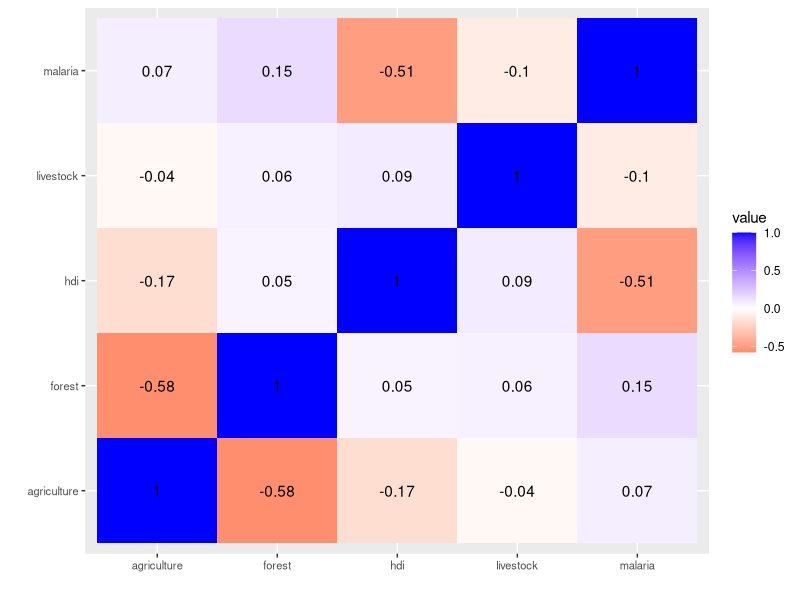
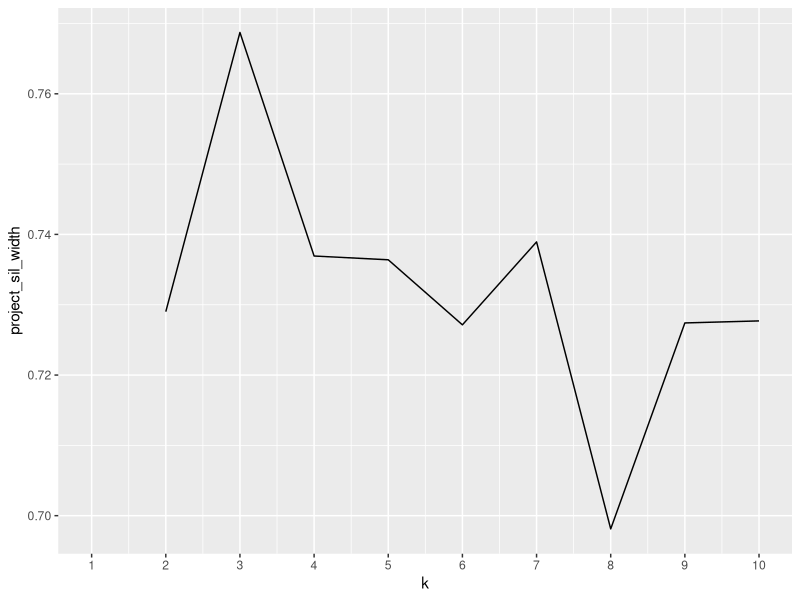
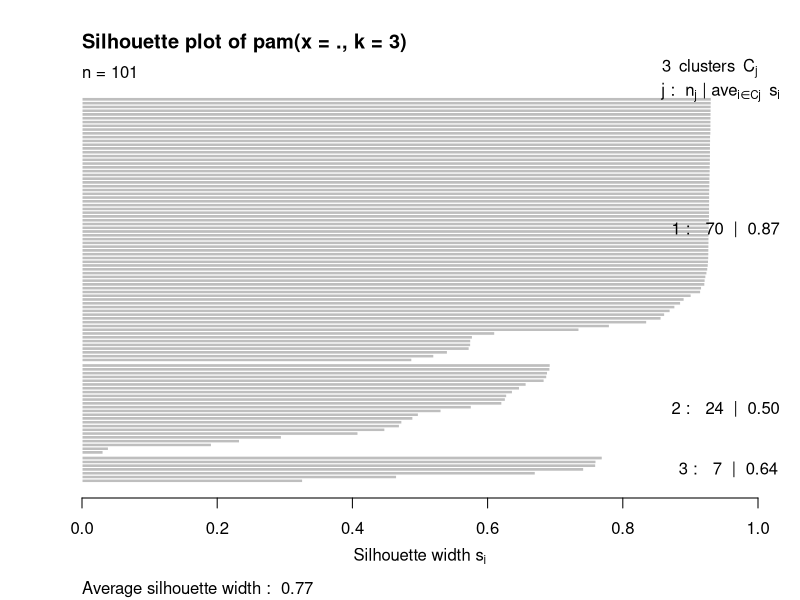
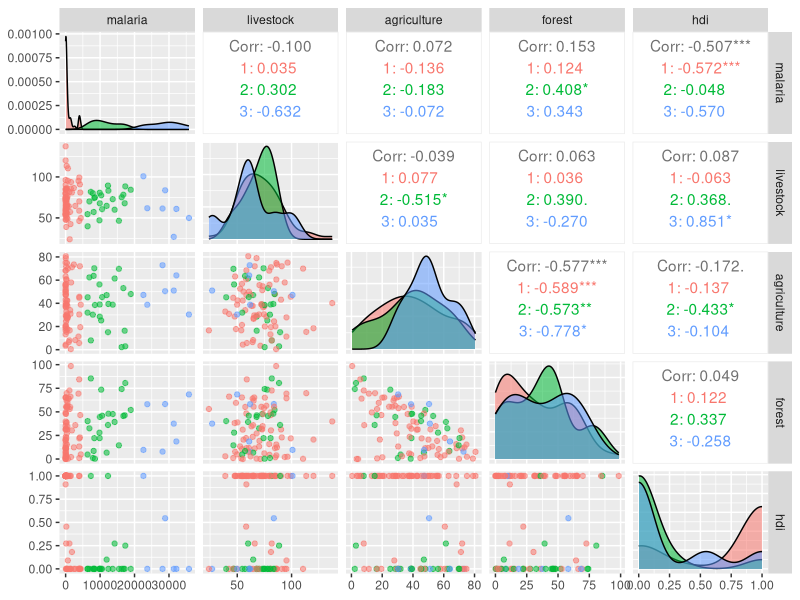
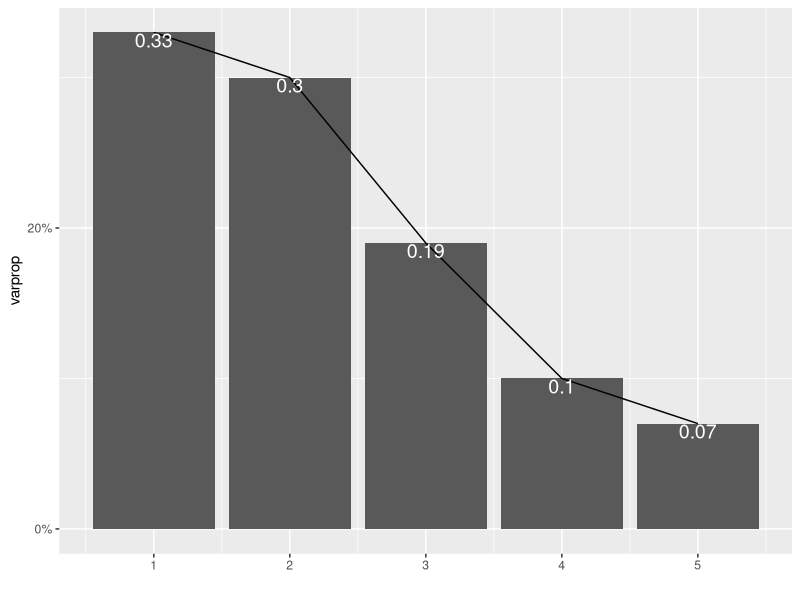
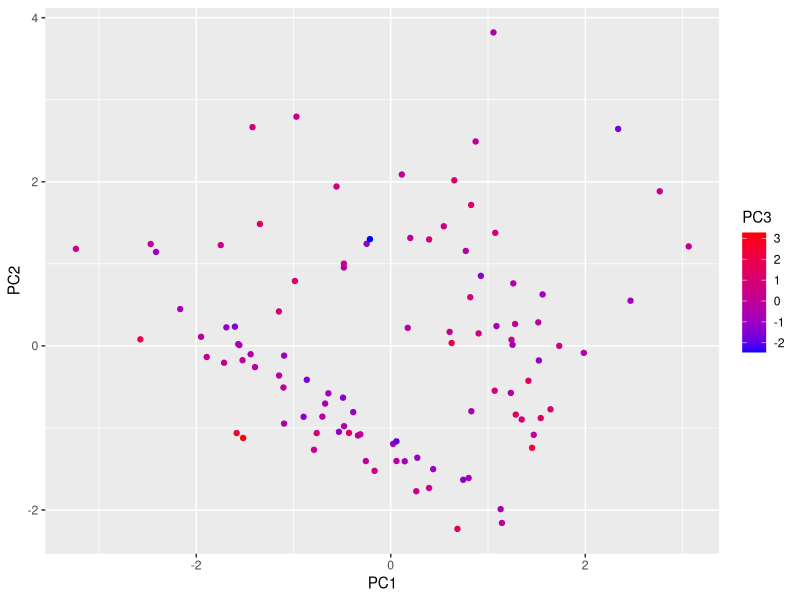
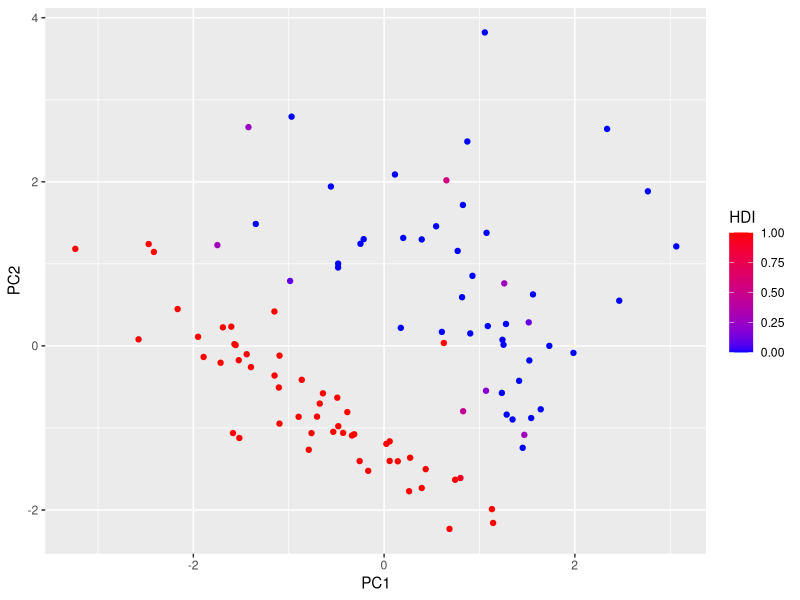

These charts were generated, in order, by the following R code:
## ---- chunk 1
knitr::opts_chunk$set(echo = TRUE, eval = TRUE, fig.align = "center", warning = F, message = F,
tidy=TRUE, tidy.opts=list(width.cutoff=60), R.options=list(max.print=100))

class_diag <- function(score, truth, positive, cutoff=.5){

  pred <- factor(score>cutoff,levels=c("TRUE","FALSE"))
  truth <- factor(truth==positive, levels=c("TRUE","FALSE"))

  tab<-table(truth, pred)
  acc=sum(diag(tab))/sum(tab)
  sens=tab[1,1]/rowSums(tab)[1]
  spec=tab[2,2]/rowSums(tab)[2]
  ppv=tab[1,1]/colSums(tab)[1]

#CALCULATE F1
  f1=2*(sens*ppv)/(sens+ppv)
  
#CALCULATE EXACT AUC
  truth<-as.numeric(truth=="TRUE")
  ord<-order(score, decreasing=TRUE)
  score <- score[ord]; truth <- truth[ord]
  TPR=cumsum(truth)/max(1,sum(truth))
  FPR=cumsum(!truth)/max(1,sum(!truth))
  dup<-c(score[-1]>=score[-length(score)], FALSE)
  TPR<-c(0,TPR[!dup],1); FPR<-c(0,FPR[!dup],1)
  n <- length(TPR)
  auc<- sum( ((TPR[-1]+TPR[-n])/2) * (FPR[-1]-FPR[-n]) )
  round(data.frame(acc,sens,spec,ppv,f1,ba=(sens+spec)/2,auc, row.names = "Metrics"),4)
}
## ---- chunk 2
library(tidyverse)
library(dplyr)
# read your datasets in here, e.g., with read_csv()
agriculture<-read_csv("agriculture.csv")
livestock <- read_csv("livestock.csv")
forest_coverage <- read_csv("forest_coverage.csv")
malaria_prop <- read_csv("malaria_prop.csv")
hdi<-read_csv("hdi.csv")

# if your dataset needs tidying, do so here
#Forest: The percent of a country's total land area that is covered in forest each year
forest_coverage1 <- forest_coverage %>% pivot_longer(c("1995":"2005"), names_to="year", values_to="forest_cover") %>% select(country, year, forest_cover)
new_forest<- forest_coverage1 %>% unite(country, year, col="country_year", sep="_")

#Malaria: malaria cases per 100,000 people each year
malaira_prop1 <- malaria_prop %>% pivot_longer(c("1995":"2005"), names_to="year", values_to="malaria") %>% select(country, year, malaria)
new_malaria_prop <-malaira_prop1 %>% unite(country, year, col="country_year", sep="_")

#Agriculture: the percent of a country's total land area that is permanently used for crops or pasture
agriculture1 <- agriculture %>% pivot_longer(c("1995":"2005"), names_to="year", values_to="agriculture") %>% select(country, year, agriculture)
new_agriculture <-agriculture1 %>% unite(country, year, col="country_year", sep="_")

#Livestock: An index that provides a measure of livestock production outputs (meat, milk, etc.) for a country each year
livestock1 <- livestock %>% pivot_longer(c("1995":"2005"), names_to="year", values_to="livestock") %>% select(country, year, livestock)
new_livestock <- livestock1 %>% unite(country, year, col="country_year", sep="_")

#HDI: HDI>0.5=MDC (1), HDI<0.5=LDC (0)
hdi1 <- hdi %>% pivot_longer(c("1995":"2005"), names_to="year", values_to="hdi") %>% select(country, year, hdi)
new_hdi <- hdi1 %>% unite(country, year, col="country_year", sep="_")
new_hdi$hdi<- ifelse(new_hdi$hdi>0.5, 1, 0)

# your joining code
first_join<- inner_join(new_forest, new_malaria_prop, by="country_year")
second_join<- inner_join(new_agriculture, new_livestock, by="country_year")
third_join <- inner_join(first_join, second_join, by="country_year")
last_join <- inner_join(third_join, new_hdi, by="country_year")

#separate country and year
last_join<- last_join %>% separate("country_year", into=c("country", "year"), sep="_")

# any other code here
#convert variables to numeric
last_join$year <-as.numeric(as.character(last_join$year))
last_join$malaria <- as.numeric(sub("k", "e3", last_join$malaria, fixed= TRUE))

#reorganize data
last_join<- last_join %>% select(country, year, forest_cover, agriculture, everything())

final_data <- last_join %>% na.omit()
nrow(final_data)
## ---- chunk 3
library(cluster)
library(ggplot2)

#final data averages across the 5 year period
avg_final_data<- final_data %>% group_by(country) %>% na.omit() %>% summarize(malaria = mean(malaria), livestock = mean(livestock), 
    agriculture = mean(agriculture), forest = mean(forest_cover), hdi=mean(hdi))
nrow(avg_final_data)

# linear classifier data
LC_data <- avg_final_data %>% mutate(avg_HDI=ifelse(hdi>0.5, 1, 0)) %>% select(-hdi)

#observations per group for binary variable
LC_data %>% filter(avg_HDI==1) %>% count()
LC_data %>% filter(avg_HDI==0) %>% count()

final_data %>% filter(hdi > 0.5) %>% count()
final_data %>% filter(hdi < 0.5) %>% count()

#clustering code here and in the following code chunk
corr_matrix <- avg_final_data %>% select(-country) %>% cor(use = "pair")
corr_matrix %>% as.data.frame %>% rownames_to_column %>% 
    pivot_longer(-1) %>% ggplot(aes(rowname, name, 
    fill = value)) + geom_tile() + geom_text(aes(label = round(value, 
    2))) + xlab("") + ylab("") + scale_fill_gradient2(low = "red", 
    mid = "white", high = "blue") + theme(axis.text = element_text(size = 8))
## ---- chunk 4
# Choosing the number of clusters that maximizes average silhouette width
pam_data<- avg_final_data %>% select(-country)
project_sil_width <- vector()
for (i in 2:10) {
    project_pam_fit <- pam(pam_data, k = i)
    project_sil_width[i] <- project_pam_fit$silinfo$avg.width
}

ggplot() + geom_line(aes(x = 1:10, y = project_sil_width)) + 
    scale_x_continuous(name = "k", breaks = 1:10)

# run PAM
project_pam <- pam_data %>% pam(k=3)

# how good is cluster solution
plot(project_pam, which=2)
project_pam$silinfo$avg.width
## ---- chunk 5
#visualizing the clusters
library(GGally)
project_pairwise <- avg_final_data %>% mutate(cluster = as.factor(project_pam$clustering))

ggpairs(project_pairwise, columns = 2:6, aes(color=cluster, alpha=0.7))

## ---- chunk 6
# PCA code here
library(ggplot2)
project_nums <- avg_final_data %>% select_if(is.numeric) %>% scale
rownames(project_nums) <- avg_final_data$country
project_pca <- princomp(project_nums, cor=T)

eigval_project <- project_pca$sdev^2
varprop=round(eigval_project/sum(eigval_project), 2)

#scree plot
ggplot()+ geom_bar(aes(y=varprop, x=1:5), stat="identity")+ xlab("") + geom_path(aes(y=varprop, x=1:5))+ geom_text(aes(x=1:5, y=varprop, label=round(varprop, 2)), vjust=1, col="white", size=5)+  scale_y_continuous(breaks=seq(0, .6, .2), labels = scales::percent)+ scale_x_continuous(breaks=1:10)

#cumulative proportion of variance
round(cumsum(eigval_project)/sum(eigval_project), 2)

#eigenvalues (Kaiser's rule)
eigval_project

summary(project_pca, loadings=T)

## ---- chunk 7
pca_df <- data.frame(HDI = avg_final_data$hdi, PC1 = project_pca$scores[, 1], PC2 = project_pca$scores[, 2], PC3 = project_pca$scores[, 3])

ggplot(data = pca_df, aes(x = PC1, y = PC2)) + geom_point(aes(color = PC3))+ scale_color_gradient(low="blue", high="red")

ggplot(data = pca_df, aes(x = PC1, y = PC2)) + geom_point(aes(color = HDI))+ scale_color_gradient(low="blue", high="red")

## ---- chunk 8
# linear classifier code here
LC_data <- avg_final_data %>% mutate(avg_HDI=ifelse(hdi>0.5, 1, 0)) %>% select(-hdi)

project_fit <- glm(avg_HDI=="1" ~ malaria+ livestock+ forest+ agriculture, data=LC_data, family= "binomial")

prob_project <- predict(project_fit, type="response")
class_diag(prob_project, LC_data$avg_HDI, positive="1")

#confusion matrix
table(truth= factor(LC_data$avg_HDI==1), prediction=factor(prob_project[]>.5))

## ---- chunk 9
#cross-validation of linear classifier here
#choose number of folds
k=10 

data<-LC_data[sample(nrow(LC_data)),] %>% select(-country)
folds<-cut(seq(1:nrow(LC_data)),breaks=k,labels=F) 

diags<-NULL
for(i in 1:k){
  ## Create training and test sets
  train<-data[folds!=i,] 
  test<-data[folds==i,]
  truth<-test$avg_HDI
  ## Train model on training set
  fit<-glm(avg_HDI~ forest+ agriculture+ malaria+ livestock, data=train, family="binomial")
  probs<-predict(fit, newdata = test, type="response")
  ## Test model on test set (save all k results)
  diags<-rbind(diags, class_diag(probs, truth, positive=1))
}

# average performance metrics across all folds
summarize_all(diags, mean)
## ---- chunk 10
# non-parametric classifier code here
library(caret)
knn_fit <- knn3(avg_HDI == "1" ~ malaria+ livestock+ agriculture+ forest, data = LC_data, k=10)

prob_knn <- predict(knn_fit, LC_data)
class_diag(prob_knn[, 2], LC_data$avg_HDI, positive = "1")

## confusion matrix
table(truth=factor(LC_data$avg_HDI==1), prediction=factor(prob_knn[,2]>.5))

## ---- chunk 11
# cross-validation of np classifier here
k=10 

data<-LC_data[sample(nrow(LC_data)),]
folds<-cut(seq(1:nrow(LC_data)),breaks=k,labels=F)

diags<-NULL

for(i in 1:k){
  ## Create training and test sets
  train<-data[folds!=i,] 
  test<-data[folds==i,]
  truth<-test$avg_HDI
  ## Train model on training set
  fit<-knn3(avg_HDI~ malaria+ livestock+ agriculture+ forest,data=train)
  probs<-predict(fit,newdata = test)[,2]
  ## Test model on test set (save all k results)
  diags<-rbind(diags,class_diag(probs,truth, positive=1))
}
summarize_all(diags,mean)

## ---- chunk 12
# regression model code here
reg_data <- avg_final_data %>% select(-country)
fit <-lm(agriculture~., data=reg_data)
yhat<-predict(fit)
mean((reg_data$agriculture-yhat)^2)

## ---- chunk 13
# cross-validation of regression model here
k=10

data<-reg_data[sample(nrow(reg_data)),] #randomly order rows
folds<-cut(seq(1:nrow(reg_data)),breaks=k,labels=F) #create folds

diags<-NULL
for(i in 1:k){
  train<-data[folds!=i,]
  test<-data[folds==i,]
  ## Fit linear regression model to training set
  fit<-lm(agriculture~.,data=train)
  ## Get predictions/y-hats on test set (fold i)
  yhat<-predict(fit,newdata=test)
  ## Compute prediction error  (MSE) for fold i
  diags<-mean((test$agriculture-yhat)^2) 
}
mean(diags)

## ---- chunk 14
#R code chunk
#library(reticulate)
#use_python("/usr/bin/python3", required = F)

#infectious_disease <- "Malaria"

## ---- chunk 15
#R code chunk
#cat(c(infectious_disease,py$infectious_disease))

